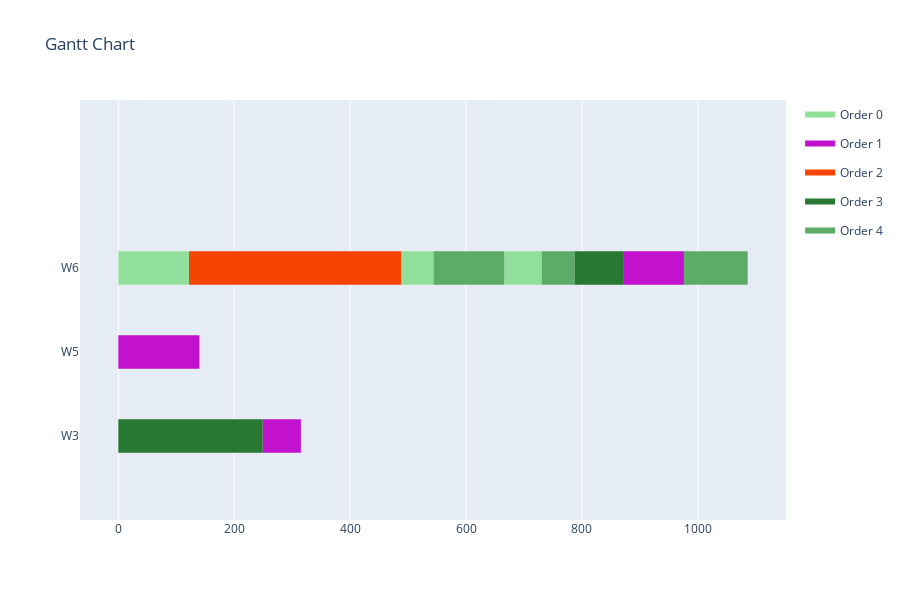

The code cell stored with this chart in its notebook:
### Code cell
def is_first(jobs, index): # check if job is the first in it's order sequence
    return jobs[index][2] == 0 or order_for_index[jobs[index][2]-1] != order_for_index[jobs[index][2]]
durations = []
for i in range(len(assignments)):
    durations.append(duration_lookup_table[operations[i]][assignments[i]])

w = dict()
for i in range(len(assignments)):
    if assignments[i] not in w:
        w[assignments[i]] = []
    w[assignments[i]].append([solution[i], solution[i]+durations[i], i]) #<start, end, index>
import copy
new_solution = copy.deepcopy(solution)
changes_made = True
while changes_made:
    changes_made = False
    for workstation in w.keys():
        sorted_jobs = sorted(w[workstation], key=lambda x: x[0])
        for i in range(len(sorted_jobs)):
            shift = 0
            if is_first(sorted_jobs, i):
                if i == 0: # start at 0
                    shift = sorted_jobs[i][0] 
                    sorted_jobs[i][0] -= shift
                    sorted_jobs[i][1] -= shift                  
                else: # there are other jobs on this workstation before this one
                    shift = sorted_jobs[i][0] - sorted_jobs[i-1][1] # move it back to where the previous job stopped
                    sorted_jobs[i][0] -= shift
                    sorted_jobs[i][1] -= shift
            else: # find end of previous job in sequence + end of job previous on the workstation -> move to closer one
                prev_end = new_solution[sorted_jobs[i][2]-1] + durations[sorted_jobs[i][2]-1]
                prev_shift = sorted_jobs[i][0] - prev_end
                if i == 0: # no previous jobs on this workstation
                    shift = prev_shift
                    sorted_jobs[i][0] -= shift
                    sorted_jobs[i][1] -= shift
                else:
                    shift = sorted_jobs[i][0] - sorted_jobs[i-1][1] # move it back to where the previous job stopped
                    if prev_shift < shift:
                        shift = prev_shift
                    sorted_jobs[i][0] -= shift
                    sorted_jobs[i][1] -= shift
            new_solution[sorted_jobs[i][2]] = sorted_jobs[i][0] # update new start points
            changes_made = changes_made or shift != 0
print(new_solution)
print(f'Makespan: {abs(fitness_function_time_slots(new_solution, 0)) - 1}')
data = []
for i in range(len(operations)):
    data.append([assignments[i], operations[i], new_solution[i], durations[i]])
visualize(data)

### Figure 1 — Plotly figure (JSON) as saved in the notebook; plotly's stock layout.template omitted (floating-point values rounded to 4 significant figures)
{"data": [{"fill": "toself", "fillcolor": "rgb(144, 223, 155)", "hoverinfo": "name", "legendgroup": "rgb(144, 223, 155)", "mode": "none", "name": "Order 0", "type": "scatter", "x": [0, 122, 122, 0, 0, 488, 544, 544, 488, 488, 666, 731, 731, 666], "y": [1.8, 1.8, 2.2, 2.2, null, 1.8, 1.8, 2.2, 2.2, null, 1.8, 1.8, 2.2, 2.2]}, {"fill": "toself", "fillcolor": "rgb(195, 18, 206)", "hoverinfo": "name", "legendgroup": "rgb(195, 18, 206)", "mode": "none", "name": "Order 1", "type": "scatter", "x": [0, 140, 140, 0, 0, 249, 315, 315, 249, 249, 871, 976, 976, 871], "y": [0.8, 0.8, 1.2, 1.2, null, -0.2, -0.2, 0.2, 0.2, null, 1.8, 1.8, 2.2, 2.2]}, {"fill": "toself", "fillcolor": "rgb(246, 69, 1)", "hoverinfo": "name", "legendgroup": "rgb(246, 69, 1)", "mode": "none", "name": "Order 2", "type": "scatter", "x": [122, 218, 218, 122, 122, 218, 368, 368, 218, 218, 368, 488, 488, 368], "y": [1.8, 1.8, 2.2, 2.2, null, 1.8, 1.8, 2.2, 2.2, null, 1.8, 1.8, 2.2, 2.2]}, {"fill": "toself", "fillcolor": "rgb(41, 120, 52)", "hoverinfo": "name", "legendgroup": "rgb(41, 120, 52)", "mode": "none", "name": "Order 3", "type": "scatter", "x": [0, 150, 150, 0, 0, 150, 249, 249, 150, 150, 787, 871, 871, 787], "y": [-0.2, -0.2, 0.2, 0.2, null, -0.2, -0.2, 0.2, 0.2, null, 1.8, 1.8, 2.2, 2.2]}, {"fill": "toself", "fillcolor": "rgb(92, 171, 103)", "hoverinfo": "name", "legendgroup": "rgb(92, 171, 103)", "mode": "none", "name": "Order 4", "type": "scatter", "x": [544, 666, 666, 544, 544, 731, 787, 787, 731, 731, 976, 1086, 1086, 976], "y": [1.8, 1.8, 2.2, 2.2, null, 1.8, 1.8, 2.2, 2.2, null, 1.8, 1.8, 2.2, 2.2]}, {"legendgroup": "rgb(144, 223, 155)", "marker": {"color": "rgb(144, 223, 155)", "opacity": 0, "size": 1}, "mode": "markers", "name": "", "showlegend": false, "text": [null, null, null, null, null, null], "type": "scatter", "x": [0, 122, 488, 544, 666, 731], "y": [2, 2, 2, 2, 2, 2]}, {"legendgroup": "rgb(195, 18, 206)", "marker": {"color": "rgb(195, 18, 206)", "opacity": 0, "size": 1}, "mode": "markers", "name": "", "showlegend": false, "text": [null, null, null, null, null, null], "type": "scatter", "x": [0, 140, 249, 315, 871, 976], "y": [1, 1, 0, 0, 2, 2]}, {"legendgroup": "rgb(246, 69, 1)", "marker": {"color": "rgb(246, 69, 1)", "opacity": 0, "size": 1}, "mode": "markers", "name": "", "showlegend": false, "text": [null, null, null, null, null, null], "type": "scatter", "x": [122, 218, 218, 368, 368, 488], "y": [2, 2, 2, 2, 2, 2]}, {"legendgroup": "rgb(41, 120, 52)", "marker": {"color": "rgb(41, 120, 52)", "opacity": 0, "size": 1}, "mode": "markers", "name": "", "showlegend": false, "text": [null, null, null, null, null, null], "type": "scatter", "x": [0, 150, 150, 249, 787, 871], "y": [0, 0, 0, 0, 2, 2]}, {"legendgroup": "rgb(92, 171, 103)", "marker": {"color": "rgb(92, 171, 103)", "opacity": 0, "size": 1}, "mode": "markers", "name": "", "showlegend": false, "text": [null, null, null, null, null, null], "type": "scatter", "x": [544, 666, 731, 787, 976, 1086], "y": [2, 2, 2, 2, 2, 2]}], "layout": {"height": 600, "hovermode": "closest", "showlegend": true, "title": {"text": "Gantt Chart"}, "xaxis": {"rangeselector": {"buttons": [{"count": 7, "label": "1w", "step": "day", "stepmode": "backward"}, {"count": 1, "label": "1m", "step": "month", "stepmode": "backward"}, {"count": 6, "label": "6m", "step": "month", "stepmode": "backward"}, {"count": 1, "label": "YTD", "step": "year", "stepmode": "todate"}, {"count": 1, "label": "1y", "step": "year", "stepmode": "backward"}, {"step": "all"}]}, "showgrid": true, "type": "linear", "zeroline": false}, "yaxis": {"autorange": false, "range": [-1, 4], "showgrid": false, "ticktext": ["W3", "W5", "W6"], "tickvals": [0, 1, 2], "zeroline": false}}}
